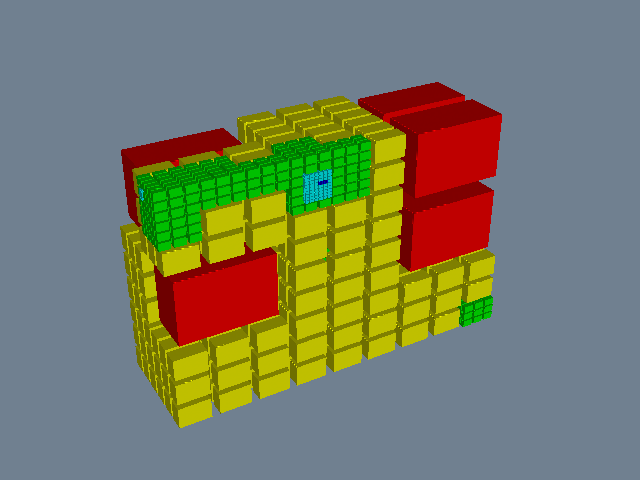

Python code for this plot:
#!/usr/bin/env python

# Create a hyper tree grid from a text descriptor, convert it to an
# unstructured grid, shrink the cells, and render the result.

# Factory overrides: importing these modules registers the OpenGL rendering
# and interaction style implementations for vtkRenderingCore factory classes.
import vtkmodules.vtkInteractionStyle  # noqa: F401
import vtkmodules.vtkRenderingOpenGL2  # noqa: F401
# VTK pipeline classes used in this example
from vtkmodules.vtkFiltersGeneral import vtkShrinkFilter
from vtkmodules.vtkFiltersHyperTree import vtkHyperTreeGridToUnstructuredGrid
from vtkmodules.vtkFiltersSources import vtkHyperTreeGridSource
from vtkmodules.vtkRenderingCore import (
    vtkActor,
    vtkDataSetMapper,
    vtkRenderWindow,
    vtkRenderWindowInteractor,
    vtkRenderer,
)

# Colors (normalized RGB)
slate_gray_background_rgb = (0.439, 0.502, 0.565)

# Source: create a 3D hyper tree grid from a text descriptor.
# The descriptor string uses 'R' (refined) and '.' (leaf) characters to
# define the tree structure at each level, separated by '|' between levels.
# Dimensions are (4,4,3) giving a 3×3×2 grid of root cells, with branch
# factor 4 and up to 6 levels of refinement.
descriptor = (
    "RRR .R. .RR ..R ..R .R.|"
    "R.......................... "
    "........................... ........................... "
    ".............R............. ....RR.RR........R......... "
    ".....RRRR.....R.RR......... ........................... "
    "........................... "
    "...........................|"
    "........................... "
    "........................... ........................... "
    "...RR.RR.......RR.......... ........................... "
    "RR......................... ........................... "
    "........................... ........................... "
    "........................... ........................... "
    "........................... ........................... "
    "............RRR............|"
    "........................... "
    "........................... .......RR.................. "
    "........................... ........................... "
    "........................... ........................... "
    "........................... ........................... "
    "........................... "
    "...........................|"
    "........................... "
    "..........................."
)

source = vtkHyperTreeGridSource()
source.SetMaxDepth(6)
source.SetDimensions(4, 4, 3)
source.SetGridScale(1.5, 1.0, 0.7)
source.SetBranchFactor(4)
source.SetDescriptor(descriptor)
source.Update()
source.GetOutput().GetCellData().SetActiveScalars("Depth")

# Filter: convert hyper tree grid to unstructured grid for rendering
htg_to_ug = vtkHyperTreeGridToUnstructuredGrid()
htg_to_ug.SetInputConnection(source.GetOutputPort())

# Filter: shrink each cell toward its centroid to reveal structure
shrink = vtkShrinkFilter()
shrink.SetInputConnection(htg_to_ug.GetOutputPort())
shrink.SetShrinkFactor(0.8)

# Mapper: map unstructured grid to graphics primitives, colored by Depth
mapper = vtkDataSetMapper()
mapper.SetInputConnection(shrink.GetOutputPort())
mapper.SetScalarModeToUseCellFieldData()
mapper.SelectColorArray("Depth")
mapper.SetScalarRange(0.0, 4.0)

# Actor: assign the mapped geometry
actor = vtkActor()
actor.SetMapper(mapper)

# Renderer: assemble the scene and configure the camera
renderer = vtkRenderer()
renderer.AddActor(actor)
renderer.SetBackground(slate_gray_background_rgb)

# Window: display the rendered scene
render_window = vtkRenderWindow()
render_window.AddRenderer(renderer)
render_window.SetWindowName("hypertreegrid source")
render_window.SetMultiSamples(0)
render_window.SetSize(640, 480)

# Interactor: handle mouse and keyboard events
render_window_interactor = vtkRenderWindowInteractor()
render_window_interactor.SetRenderWindow(render_window)

# Scene: configure the camera
renderer.ResetCamera()
renderer.GetActiveCamera().Azimuth(150)
renderer.GetActiveCamera().Elevation(30)
renderer.ResetCameraClippingRange()

render_window_interactor.Initialize()
render_window_interactor.Start()
